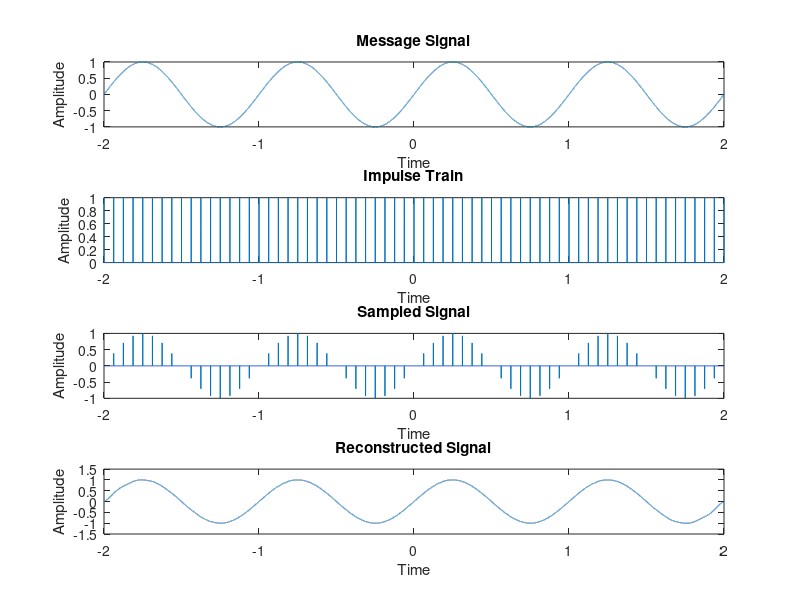

Reproduce this figure in MATLAB.
% Initialization
clc;                            % Clears the command window
close all;                      % Closes all figure windows
clear all;                      % Clears all the variables from the workspace

% Input Parameters
fs = 16; % input('Enter Fs value: ');
fm = 1; %input('Enter Fm value: ');
Am = 1; %input('Enter Am value: ');

% Time axis and Message Signal
Ts = 1/fs;                       % Sampling Period
t  = -2:0.0001:2;                % Time Axis
mt = Am.*sin(2.*pi.*fm.*t);      % Message Signal

% Generation of Impulse train
it = zeros(size(t));             % Contains all zero  elements
for i=1:length(it)
    if (abs(rem(t(i),Ts))   ==0) %<0.0000001)
        it(i) = 1;
    end
end
% it(1:round(Ts/0.0001):end) = 1;

% Sampled Signal and Sample Vector
m1t = mt.*it;
Sample_Vector = mt(it==1);  % Contains only the Samples

% Reconstruction of the original Signal
rct = zeros(size(t));       % Contains only Zeros
for N=1:length(Sample_Vector) 

    % When time axis is symmetric in positive and negative time axis
    n = N - ceil(length(Sample_Vector)/2); 

    SincFn = sinc(fs*(t-n*Ts)); 
    rct = rct + Sample_Vector(N)*SincFn;
end

% Plotting of Message Signal
subplot(4,1,1);
plot(t,mt);
xlabel('Time');
ylabel('Amplitude');
title('Message Signal');

% Plotting of Impulse train
subplot(4,1,2);
plot(t,it);
xlabel('Time');
ylabel('Amplitude');
title('Impulse Train');

% Plotting of Sampled Signal
subplot(4,1,3);
plot(t,m1t);
xlabel('Time');
ylabel('Amplitude');
title('Sampled Signal');

% Plotting of Reconstructed Signal
subplot(4,1,4);
plot(t,rct);
xlabel('Time');
ylabel('Amplitude');
title('Reconstructed Signal');